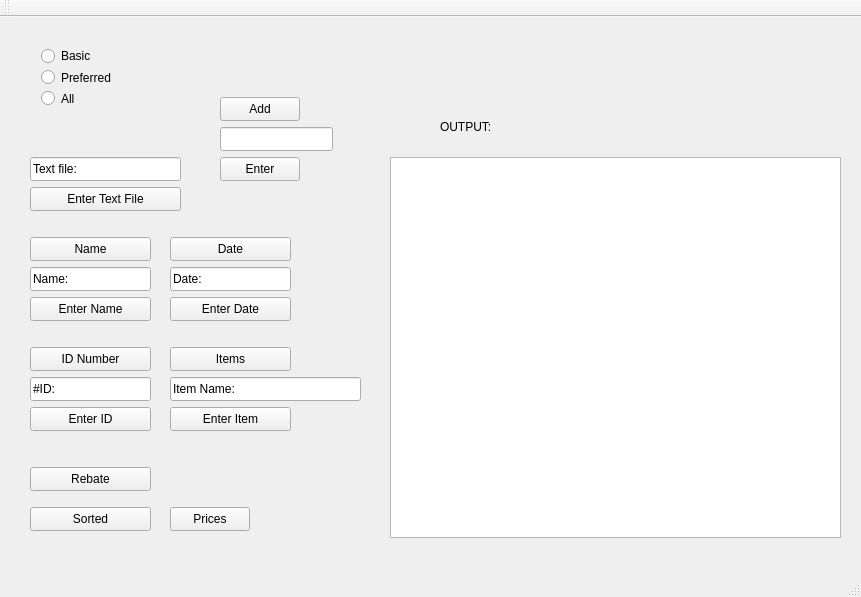
<?xml version="1.0" encoding="UTF-8"?>
<ui version="4.0">
 <class>WareHouseMembers</class>
 <widget class="QMainWindow" name="WareHouseMembers">
  <property name="geometry">
   <rect>
    <x>0</x>
    <y>0</y>
    <width>861</width>
    <height>597</height>
   </rect>
  </property>
  <property name="windowTitle">
   <string>WareHouseMembers</string>
  </property>
  <widget class="QWidget" name="centralWidget">
   <widget class="QLineEdit" name="txtFileEntry_lineEdit">
    <property name="geometry">
     <rect>
      <x>30</x>
      <y>140</y>
      <width>151</width>
      <height>24</height>
     </rect>
    </property>
    <property name="text">
     <string>Text file:</string>
    </property>
   </widget>
   <widget class="QPushButton" name="txtFileEntry_pushButton">
    <property name="geometry">
     <rect>
      <x>30</x>
      <y>170</y>
      <width>151</width>
      <height>24</height>
     </rect>
    </property>
    <property name="text">
     <string>Enter Text File</string>
    </property>
   </widget>
   <widget class="QTextBrowser" name="textBrowser">
    <property name="geometry">
     <rect>
      <x>390</x>
      <y>140</y>
      <width>451</width>
      <height>381</height>
     </rect>
    </property>
   </widget>
   <widget class="QLabel" name="output_label">
    <property name="geometry">
     <rect>
      <x>440</x>
      <y>100</y>
      <width>81</width>
      <height>20</height>
     </rect>
    </property>
    <property name="text">
     <string>OUTPUT:</string>
    </property>
   </widget>
   <widget class="QWidget" name="layoutWidget">
    <property name="geometry">
     <rect>
      <x>30</x>
      <y>20</y>
      <width>102</width>
      <height>80</height>
     </rect>
    </property>
    <layout class="QVBoxLayout" name="verticalLayout">
     <item>
      <widget class="QRadioButton" name="Basic_radioButton">
       <property name="text">
        <string>Basic</string>
       </property>
      </widget>
     </item>
     <item>
      <widget class="QRadioButton" name="Preferred_radioButton">
       <property name="text">
        <string>Preferred</string>
       </property>
      </widget>
     </item>
     <item>
      <widget class="QRadioButton" name="All_radioButton">
       <property name="text">
        <string>All</string>
       </property>
      </widget>
     </item>
    </layout>
   </widget>
   <widget class="QLineEdit" name="name_lineEdit">
    <property name="geometry">
     <rect>
      <x>30</x>
      <y>250</y>
      <width>121</width>
      <height>24</height>
     </rect>
    </property>
    <property name="text">
     <string>Name:</string>
    </property>
   </widget>
   <widget class="QPushButton" name="enterName_pushButton">
    <property name="geometry">
     <rect>
      <x>30</x>
      <y>280</y>
      <width>121</width>
      <height>24</height>
     </rect>
    </property>
    <property name="text">
     <string>Enter Name</string>
    </property>
   </widget>
   <widget class="QPushButton" name="name_pushButton">
    <property name="geometry">
     <rect>
      <x>30</x>
      <y>220</y>
      <width>121</width>
      <height>24</height>
     </rect>
    </property>
    <property name="text">
     <string>Name</string>
    </property>
   </widget>
   <widget class="QPushButton" name="enterID_pushButton">
    <property name="geometry">
     <rect>
      <x>30</x>
      <y>390</y>
      <width>121</width>
      <height>24</height>
     </rect>
    </property>
    <property name="text">
     <string>Enter ID</string>
    </property>
   </widget>
   <widget class="QPushButton" name="id_pushButton">
    <property name="geometry">
     <rect>
      <x>30</x>
      <y>330</y>
      <width>121</width>
      <height>24</height>
     </rect>
    </property>
    <property name="text">
     <string>ID Number</string>
    </property>
   </widget>
   <widget class="QLineEdit" name="enterID_lineEdit">
    <property name="geometry">
     <rect>
      <x>30</x>
      <y>360</y>
      <width>121</width>
      <height>24</height>
     </rect>
    </property>
    <property name="text">
     <string>#ID:</string>
    </property>
   </widget>
   <widget class="QPushButton" name="items_pushButton">
    <property name="geometry">
     <rect>
      <x>170</x>
      <y>330</y>
      <width>121</width>
      <height>24</height>
     </rect>
    </property>
    <property name="text">
     <string>Items</string>
    </property>
   </widget>
   <widget class="QPushButton" name="enterItem_pushButton">
    <property name="geometry">
     <rect>
      <x>170</x>
      <y>390</y>
      <width>121</width>
      <height>24</height>
     </rect>
    </property>
    <property name="text">
     <string>Enter Item</string>
    </property>
   </widget>
   <widget class="QLineEdit" name="enterItem_lineEdit">
    <property name="geometry">
     <rect>
      <x>170</x>
      <y>360</y>
      <width>191</width>
      <height>24</height>
     </rect>
    </property>
    <property name="text">
     <string>Item Name:</string>
    </property>
   </widget>
   <widget class="QPushButton" name="prices_pushButton">
    <property name="geometry">
     <rect>
      <x>170</x>
      <y>490</y>
      <width>80</width>
      <height>24</height>
     </rect>
    </property>
    <property name="text">
     <string>Prices</string>
    </property>
   </widget>
   <widget class="QPushButton" name="rebate_pushButton">
    <property name="geometry">
     <rect>
      <x>30</x>
      <y>450</y>
      <width>121</width>
      <height>24</height>
     </rect>
    </property>
    <property name="text">
     <string>Rebate</string>
    </property>
   </widget>
   <widget class="QPushButton" name="sored_pushButton">
    <property name="geometry">
     <rect>
      <x>30</x>
      <y>490</y>
      <width>121</width>
      <height>24</height>
     </rect>
    </property>
    <property name="text">
     <string>Sorted</string>
    </property>
   </widget>
   <widget class="QLineEdit" name="date_lineEdit">
    <property name="geometry">
     <rect>
      <x>170</x>
      <y>250</y>
      <width>121</width>
      <height>24</height>
     </rect>
    </property>
    <property name="text">
     <string>Date:</string>
    </property>
   </widget>
   <widget class="QPushButton" name="date_pushButton">
    <property name="geometry">
     <rect>
      <x>170</x>
      <y>220</y>
      <width>121</width>
      <height>24</height>
     </rect>
    </property>
    <property name="text">
     <string>Date</string>
    </property>
   </widget>
   <widget class="QPushButton" name="enterDate_pushButton">
    <property name="geometry">
     <rect>
      <x>170</x>
      <y>280</y>
      <width>121</width>
      <height>24</height>
     </rect>
    </property>
    <property name="text">
     <string>Enter Date</string>
    </property>
   </widget>
   <widget class="QPushButton" name="Add_pushButton">
    <property name="geometry">
     <rect>
      <x>220</x>
      <y>80</y>
      <width>80</width>
      <height>24</height>
     </rect>
    </property>
    <property name="text">
     <string>Add</string>
    </property>
   </widget>
   <widget class="QLineEdit" name="Add_lineEdit">
    <property name="geometry">
     <rect>
      <x>220</x>
      <y>110</y>
      <width>113</width>
      <height>24</height>
     </rect>
    </property>
   </widget>
   <widget class="QPushButton" name="Add_Enter_pushButton">
    <property name="geometry">
     <rect>
      <x>220</x>
      <y>140</y>
      <width>80</width>
      <height>24</height>
     </rect>
    </property>
    <property name="text">
     <string>Enter</string>
    </property>
   </widget>
  </widget>
  <widget class="QMenuBar" name="menuBar">
   <property name="geometry">
    <rect>
     <x>0</x>
     <y>0</y>
     <width>861</width>
     <height>22</height>
    </rect>
   </property>
  </widget>
  <widget class="QToolBar" name="mainToolBar">
   <attribute name="toolBarArea">
    <enum>TopToolBarArea</enum>
   </attribute>
   <attribute name="toolBarBreak">
    <bool>false</bool>
   </attribute>
  </widget>
  <widget class="QStatusBar" name="statusBar"/>
 </widget>
 <layoutdefault spacing="6" margin="11"/>
 <resources/>
 <connections/>
</ui>
